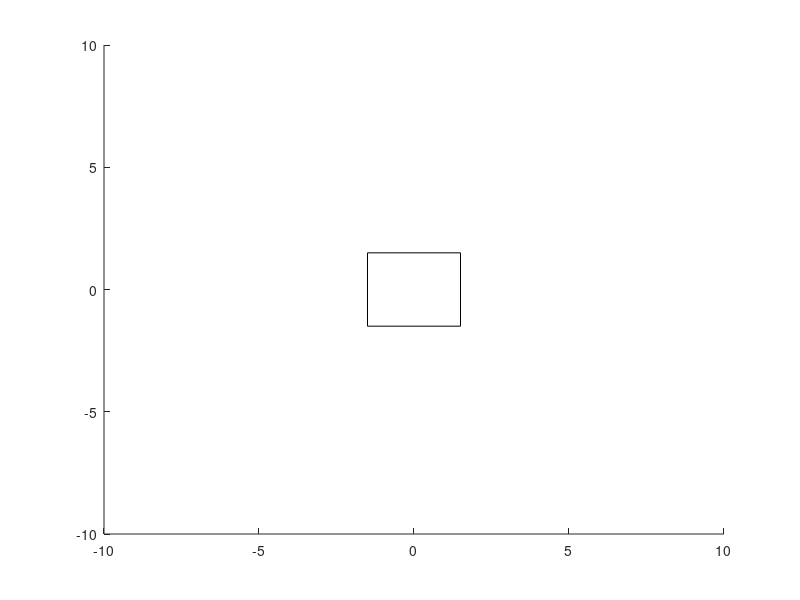

Reproduce this figure in MATLAB. (Note: this script raises an error after producing the figure.)
SR_Robot=hgtransform; %Sistema de referencias del robot

R=rectangle('Position',[-1.5 -1.5 3 3],'Parent',SR_Robot); %Este rectangulo es hijo del Sistema
%de referencias definido SR_Robot. En la Matriz los dos primeros valores se
%corresponden con la esquina inferior izquierda del rectangulo y los dos
%ultimos valores corresponden con la anchura y la altura respectivamente.

axis([-10 10 -10 10]) %Establece el rango de los ejes globales

%Ejemplos de como mover el rectangulo donde hayas configurado la matriz
%x=-5;y=-5;
%M=makehgtform('translate',[x y 0]);
%SR_Robot.Matrix=M;
%x=4;y=-3;
%theta=pi/4;
%M=makehgtform('translate',[x y 0],'zrotate',theta);
%SR_Robot.Matrix=M;

%Definimos las ruedas
rueda_size=[-0.5 -0.1 1 0.2];%Defino el tamaño de la rueda
SR_rueda_der=hgtransform('Parent',SR_Robot);%Defino el SR asociado a la rueda
rueda_der=rectangle('Position',rueda_size,'Parent',SR_rueda_der);%Defino la rueda

M=makehgtform('translate',[0 -1 0]);
SR_rueda_der.Matrix=M;%Actualizo el valor de la Matriz asociada al SR de la rueda derecha

SR_rueda_izq=hgtransform('Parent',SR_Robot);%Defino el SR asociado a la rueda
rueda_izq=rectangle('Position',rueda_size,'Parent',SR_rueda_izq);%Defino la rueda

M=makehgtform('translate',[0 1 0]);
SR_rueda_izq.Matrix=M;%Actualizo el valor de la Matriz asociada al SR de la rueda izquierda

%Definimos la cabeza
cabeza_size=[-0.25 -0.5 0.5 1];
SR_cabeza=hgtransform('Parent',SR_Robot);
cabeza=rectangle('Position',cabeza_size,'Parent',SR_cabeza);

alfa=0;
M=makehgtform('translate',[1 0 0],'zrotate',alfa);
SR_cabeza.Matrix=M;
